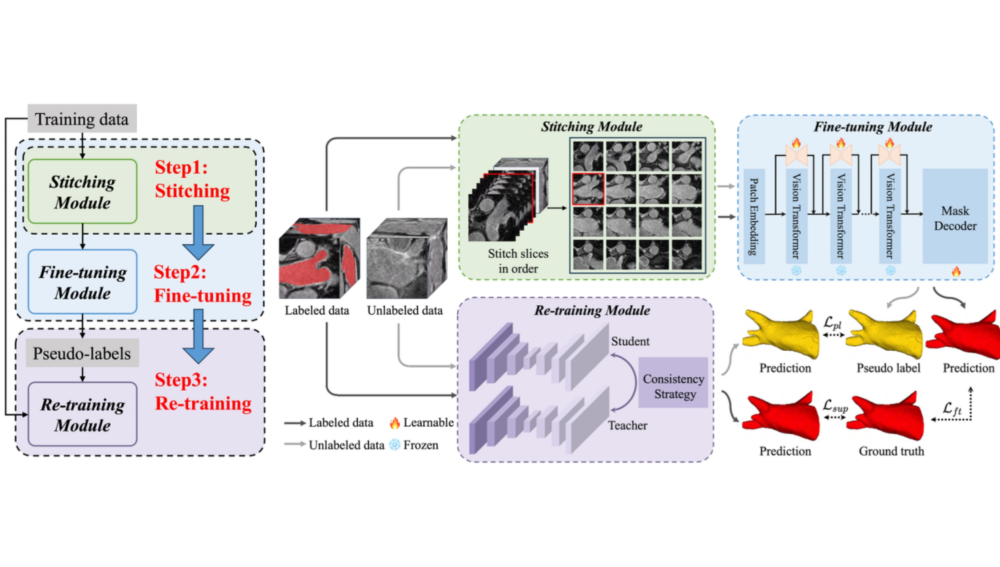
#> input picture content/research/medical-image/featured.jpg, 3000 x 1700 px (shown at 1/3 size)
$ python deal_cover.py content/research/medical-image/featured.jpg
#> lines starting #> are read from the running program, lines starting #| are printed output that depends on the picture
import cv2
import sys
import numpy as np
import os

def deal_cover(cover_path):
    img = cv2.imread(cover_path)
#> img is the input picture: shape (1700, 3000, 3); mean B, G, R 227.3, 226, 228.3
    crop_border = 10 # prevent black borders
    img = img[crop_border:-crop_border, crop_border:-crop_border]
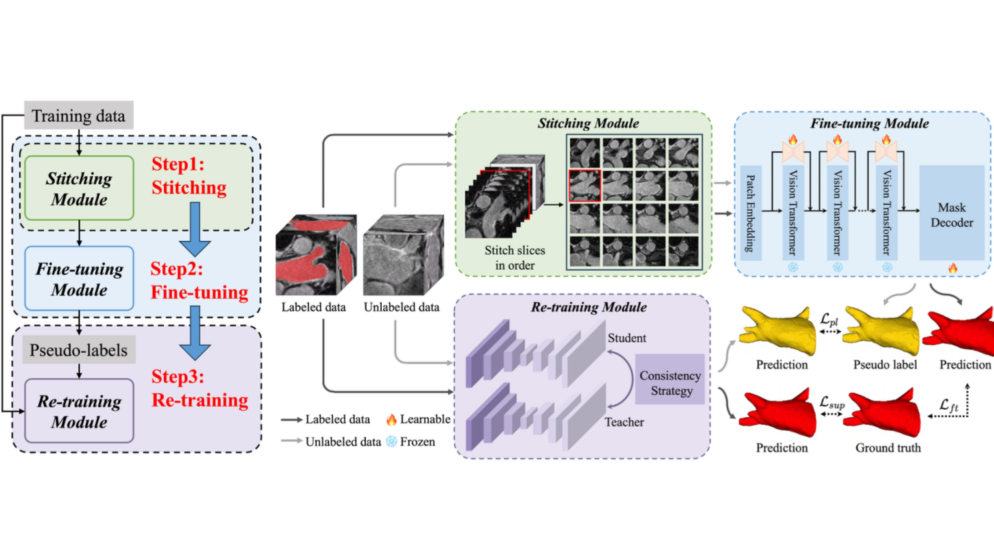
#> img: shape (1680, 2980, 3) (shown at 1/3 size); mean B, G, R 226.8, 225.5, 227.9
    bg = np.zeros((1700, 3000, 3), np.uint8)
    bg[:, :, :] = 255
    h, w, _ = img.shape
#> h = 1680; w = 2980
    r = min(1700 / h, 3000 / w)
#> r = 1.01
    img = cv2.resize(img, (int(w * r), int(h * r)))
#> img: shape (1691, 3000, 3)
    h, w, _ = img.shape
#> h = 1691; w = 3000
    x0, y0 = (3000 - w) // 2, (1700 - h) // 2
#> x0 = 0; y0 = 4
    bg[y0:y0 + h, x0:x0 + w] = img
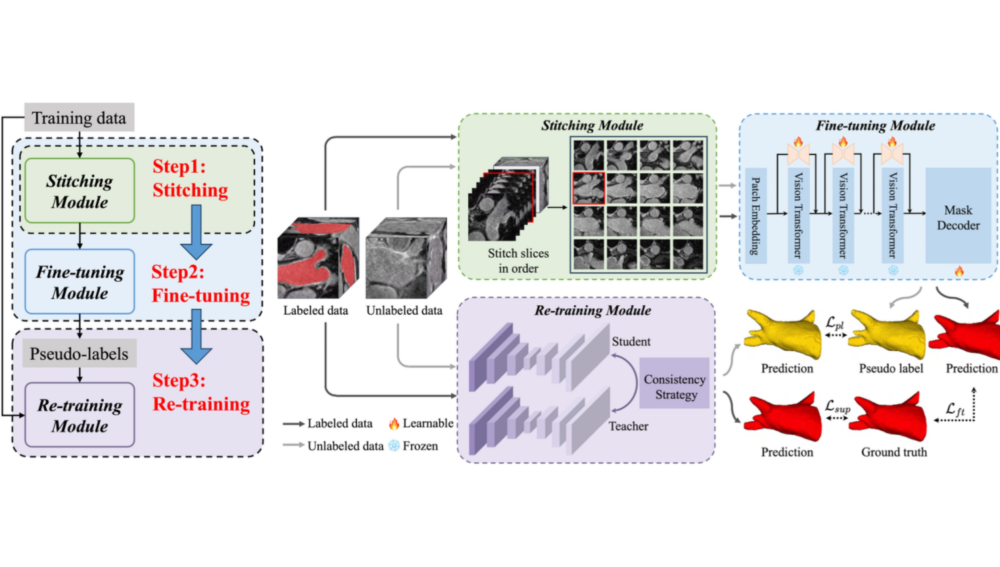
#> bg: shape (1700, 3000, 3) (shown at 1/3 size); mean B, G, R 227, 225.6, 228
    return bg

if __name__ == '__main__':
    cover_path = sys.argv[1]
    img = deal_cover(cover_path)
    fname = os.path.splitext(cover_path)[0]
    assert cv2.imwrite(f'{fname}_deal.jpg', img)
    # cv2.imshow('img', img)
    # cv2.waitKey(0)

$ run again, on content/research/medical-image/synfoc.png
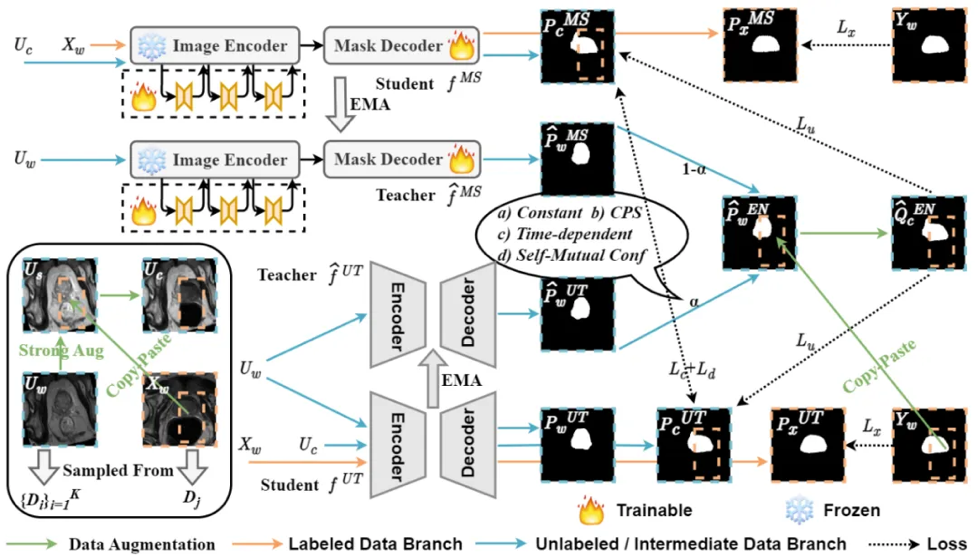
#> input picture content/research/medical-image/synfoc.png, 978 x 558 px
#> in deal_cover, img is the input picture: shape (558, 978, 3); mean B, G, R 209.5, 211.1, 210.8
#> in deal_cover, `img = cv2.resize(img, (int(w * r), int(h * r)))`:
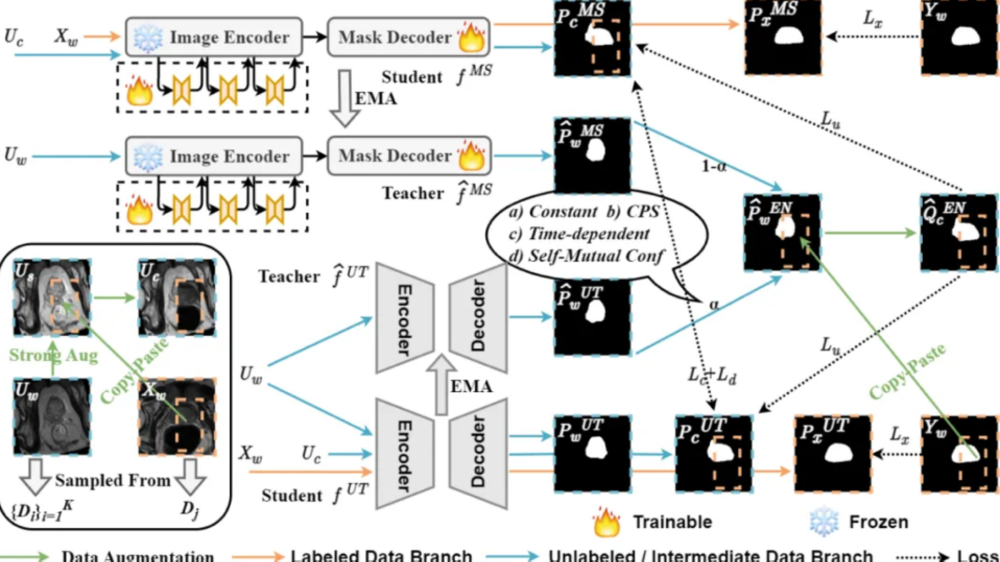
#> img: shape (1684, 3000, 3) (shown at 1/3 size); mean B, G, R 207.5, 209.1, 208.8
#> in deal_cover, `bg[y0:y0 + h, x0:x0 + w] = img`:
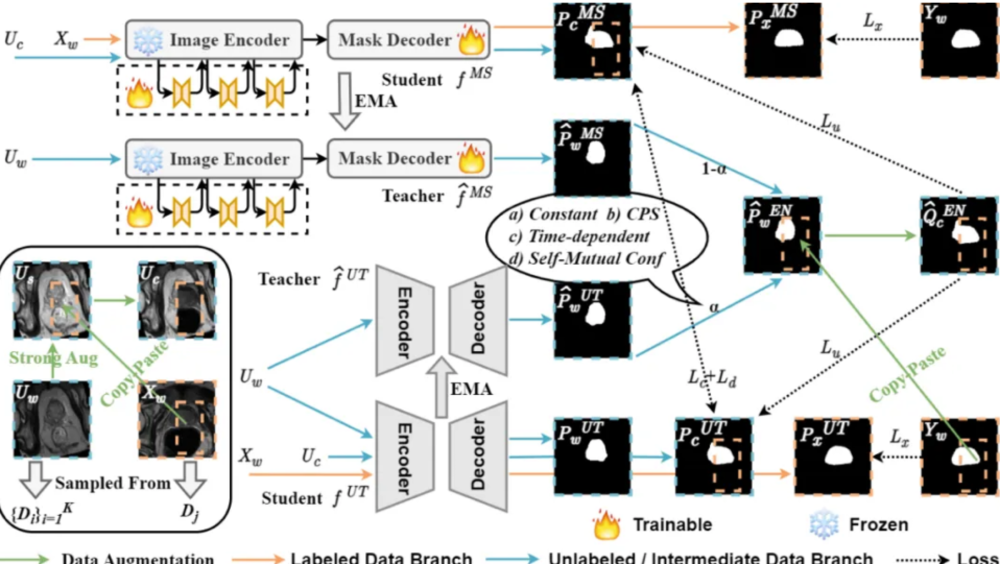
#> bg: shape (1700, 3000, 3) (shown at 1/3 size); mean B, G, R 207.9, 209.6, 209.3

$ run again, on content/research/medical-image/weakmedsam.png
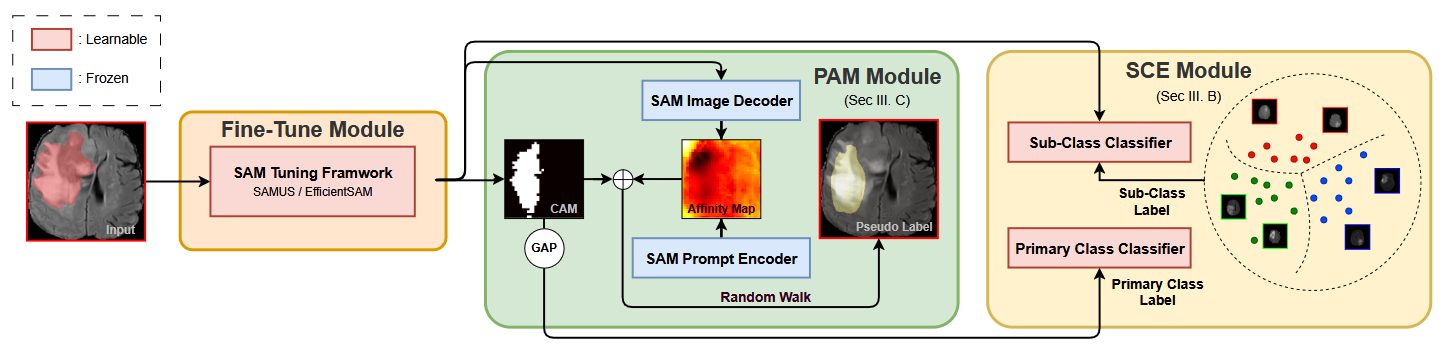
#> input picture content/research/medical-image/weakmedsam.png, 1446 x 353 px
#> in deal_cover, img is the input picture: shape (353, 1446, 3); mean B, G, R 203.9, 217.8, 223.6
#> in deal_cover, `img = cv2.resize(img, (int(w * r), int(h * r)))`:
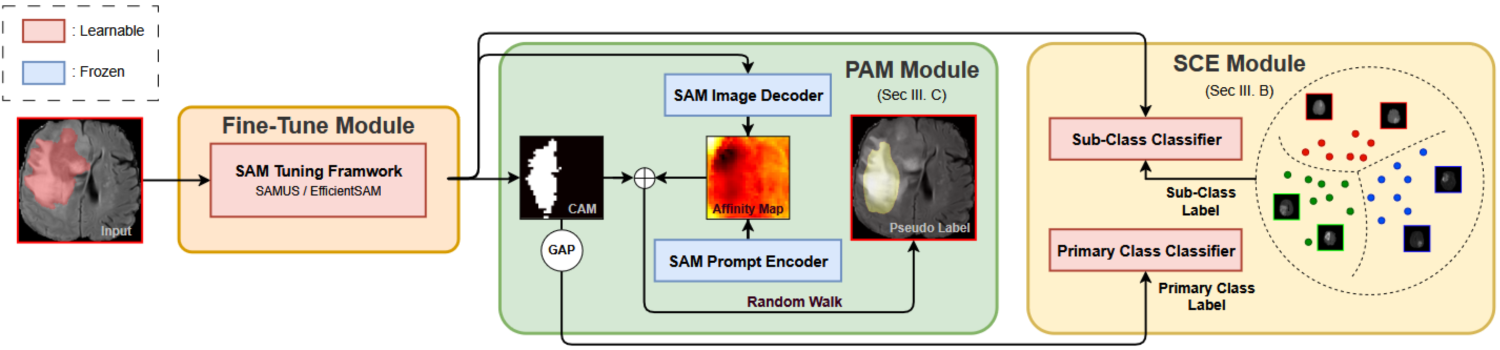
#> img: shape (700, 2999, 3) (shown at 1/2 size); mean B, G, R 200.1, 215, 221.3
#> in deal_cover, `bg[y0:y0 + h, x0:x0 + w] = img`:
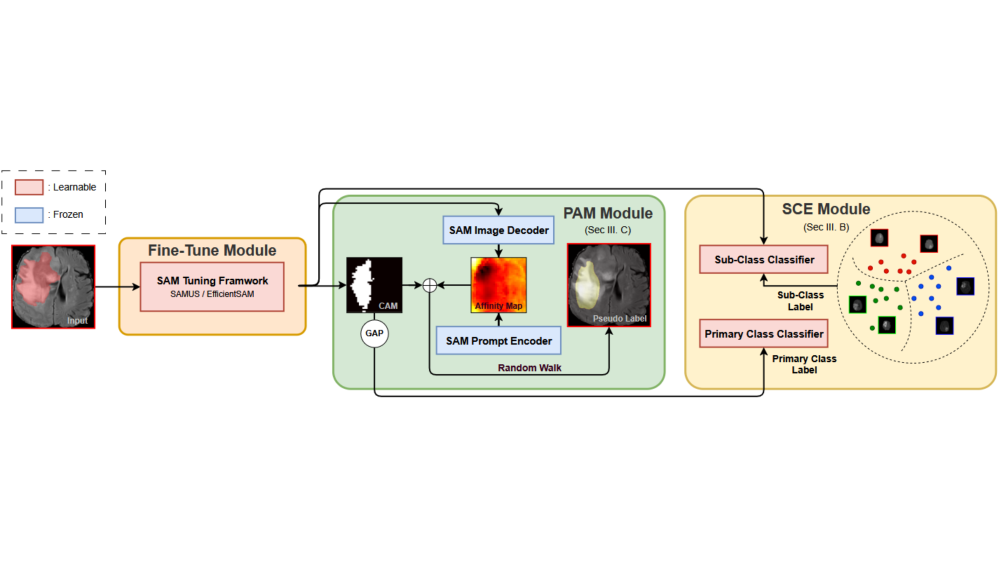
#> bg: shape (1700, 3000, 3) (shown at 1/3 size); mean B, G, R 232.4, 238.5, 241.1
